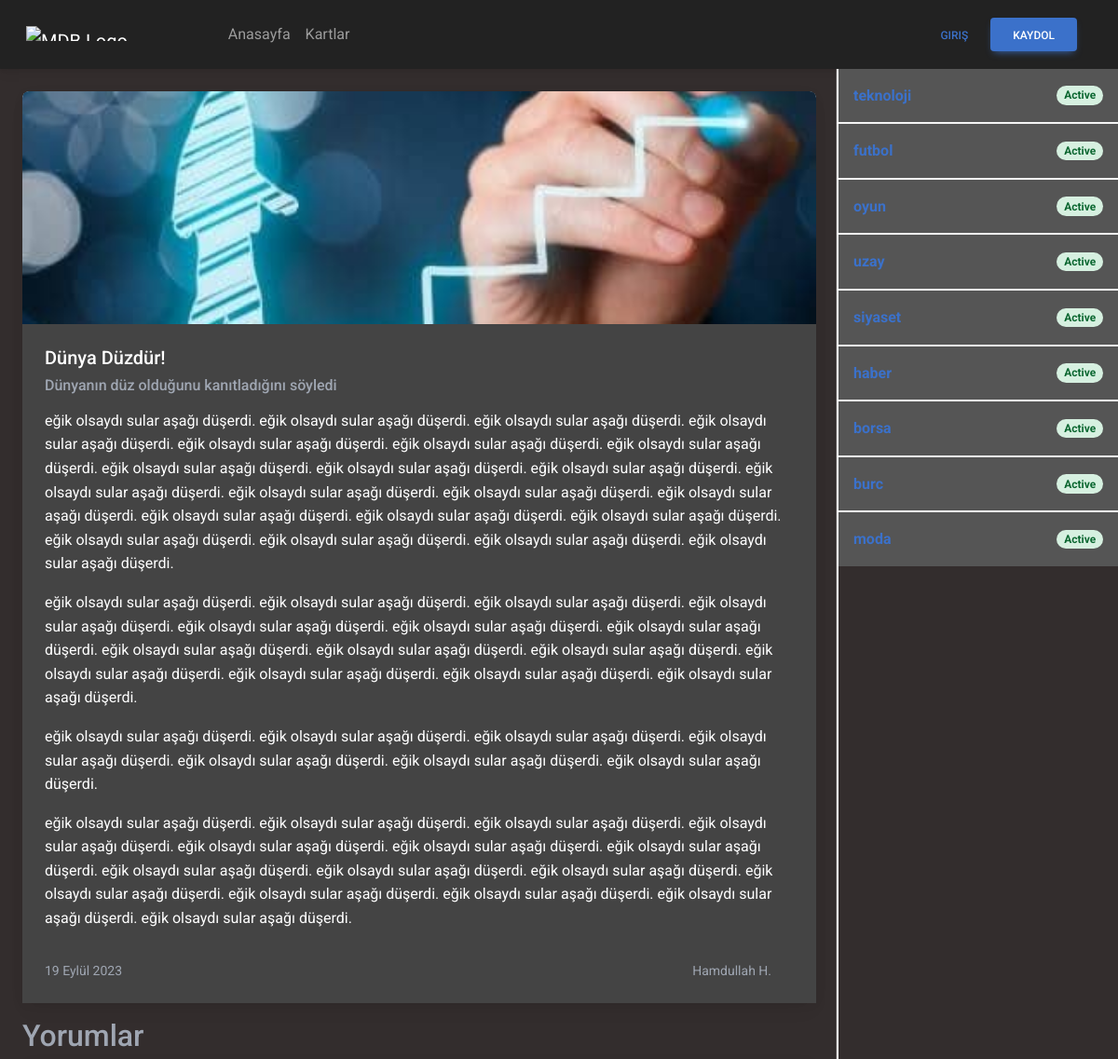
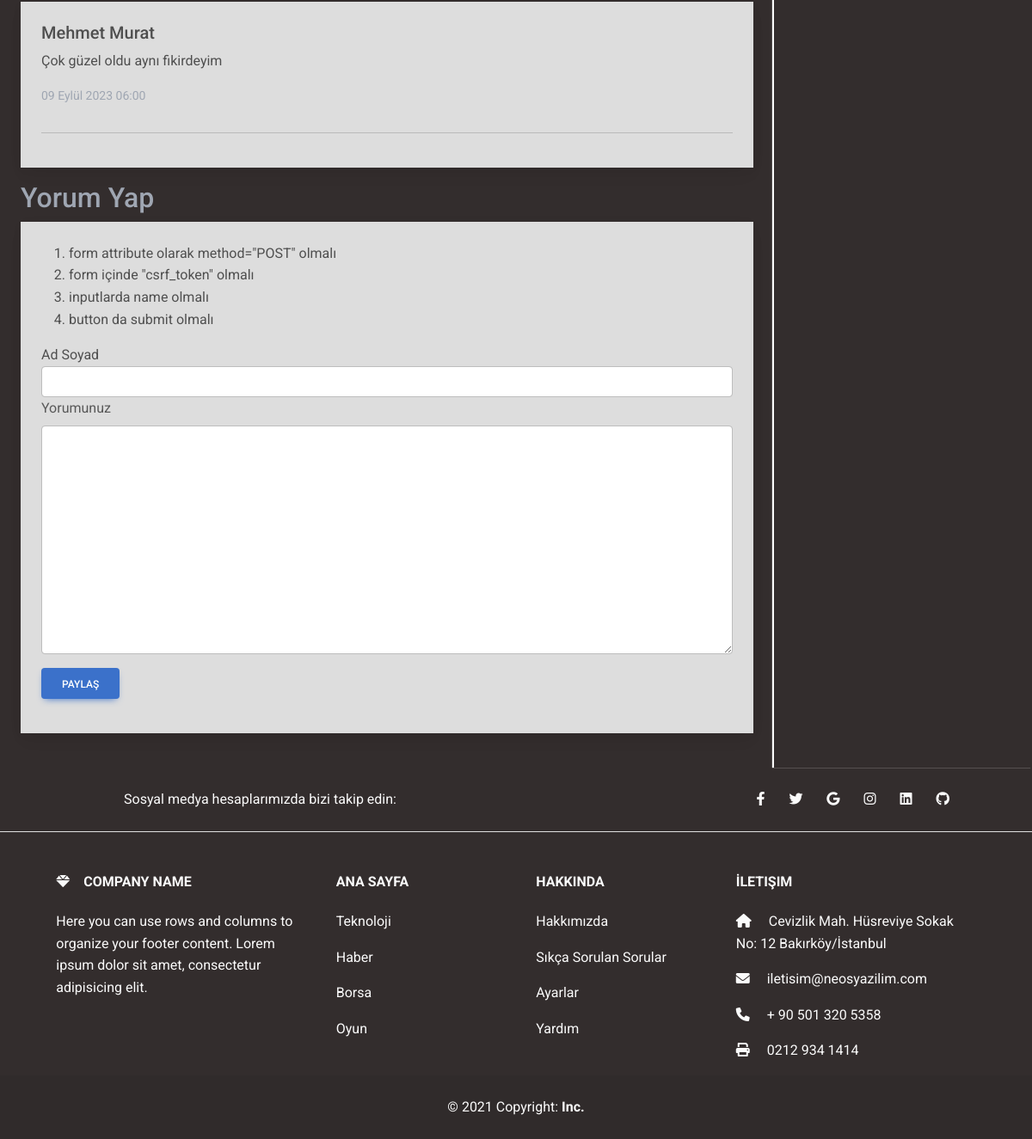
Page /Haber/1 on the committed database (2 pictures, top to bottom).
### appMy/models.py (models this page shows, shortened)
class Post(models.Model):
   category = models.ForeignKey(Category, verbose_name=("Kategori"), on_delete=models.SET_NULL, null=True)
   title = models.CharField(("Başlık"), max_length=50)
   subtitle = models.CharField(("Alt Başlık"), max_length=50)
   text = models.TextField(("İçerik"))
   date_now = models.DateField(("Tarih"), auto_now_add=True)
   author = models.CharField(("Yazar"), max_length=50)
   image = models.FileField(("Resim"), upload_to="post", max_length=100)

class Comment(models.Model):
   post = models.ForeignKey(Post, verbose_name=("Hangi posta ait"), on_delete=models.CASCADE, null=True)
   full_name = models.CharField(("Ad Soyad"), max_length=50)
   text = models.TextField(("Yorum"))
   date_now = models.DateTimeField(("Tarih - Saat"), auto_now_add=True, null=True)

class Category(models.Model):
   title = models.CharField(("Kategori Başlığı"), max_length=50)

### appMy/views.py (the view)
# urls.py: path('Haber/<pid>', detailPage),
def detailPage(request, pid): # fnksiyonlar ve sayfalar GET ile çalışırlar
   comments = Comment.objects.filter(post=pid)
   post = Post.objects.get(id=pid)
   if request.method == "POST":
      fullname = request.POST.get("fullname")
      text = request.POST.get("comment")
      comment = Comment(full_name=fullname, text=text, post=post)
      comment.save()
   context = {
      "comments": comments,
      "post": post,
      "categorys": Category.objects.all(),
   }
   return render(request, 'detail.html', context)

### appMy/templates/detail.html (shortened to what this page needs)
{% extends 'base.html' %}
{% load static %}
{% block body %}
<main>
   <div class="row">
      <div class="col-9 bg-dark p-4">
         <section class="content2">
            <div class="card mb-3 post h-100">
               <img src="{{ post.image.url }}" class="card-img-top" alt="Wild Landscape" />
               <div class="card-body d-flex flex-column justify-content-between">
                  <div>
                     <h5 class="card-title">{{ post.title }}</h5>
                     <h5 class="card-title text-secondary fs-6 mb-3">{{ post.subtitle }}</h5>
                     <p class="card-text">
                        {{ post.text|linebreaks }}
                     </p>
                  </div>
                  <p class="card-text d-flex justify-content-between pe-4 pt-3">
                     <small class="text-secondary">{{ post.date_now }}</small>
                     <small class="text-secondary">{{ post.author }}</small>
                  </p>
               </div>
            </div>
         </section>
         <section class="content3">
            <h2 class="text-secondary">Yorumlar</h2>
            <div class="card mb-3 post h-100">
               {% for i in comments %}
                  <div class="card-body d-flex flex-column justify-content-between">
                     <div>
                        <h5 class="card-title">{{ i.full_name }}</h5>
                        <p class="card-text">
                           {{ i.text }}
                        </p>
                     </div>
                     <p class="card-text d-flex justify-content-between pe-4 pt-3">
                        <small class="text-secondary">{{ i.date_now }}</small>
                     </p>
                     <hr>
                  </div>
               {% endfor %}
            </div>
            <h2 class="text-secondary">Yorum Yap</h2>
            <div class="card mb-3 post h-100">
               <div class="card-body d-flex flex-column justify-content-between">
                  <ol>
                     <li>form attribute olarak method="POST" olmalı</li>
                     <li>form içinde "csrf_token" olmalı</li>
                     <li>inputlarda name olmalı</li>
                     <li>button da submit olmalı</li>
                  </ol>
                  <form method="POST">
                     <div>
                        <label class="from-label">Ad Soyad</label>
                        <input name="fullname" type="text" class="form-control">
                     </div>
                     <div>
                        <label class="form-label">Yorumunuz</label>
                        <textarea name="comment" class="form-control" cols="30" rows="10"></textarea>
                     </div>
                     <button class="btn btn-primary my-3">Paylaş</button>
                  </form>
               </div>
            </div>
         </section>
      </div>
      <div class="col-3 bg-dark sidenav">
         <ul class="list-group list-group-light bg-dark">
            {% for i in categorys %}
            <li style="background-color: #555;"
               class="text-light list-group-item p-3 rounded-0 d-flex justify-content-between align-items-center">
               <div>
                  <a href="/Kartlar/{{ i.title }}" class="fw-bold">{{ i.title }}</a>
               </div>
               <span class="badge rounded-pill badge-success">Active</span>
            </li>
            {% endfor %}
         </ul>
      </div>
   </div>
</main>
{% endblock body %}

### appMy/static/css/style.css (style rules this page uses)
.row { width: 100%; margin: 0; }
.row>* { padding: 0; }
.sidenav { box-shadow: -2px 0px 1px 0px white; }
.post img { height: 250px; object-fit: cover; }
.content2 .card-body { background-color: #444; color: white !important; }
.content3 .card-body { background-color: #ddd; }

### rows in the picture
Post: image (picture), title "Dünya Düzdür!", subtitle "Dünyanın düz olduğunu kanıtladığını söyledi", text "eğik olsaydı sular aşağı düşerdi. eğik olsaydı sular aşağı düşerdi. eğik olsaydı sular aşağı düşerdi. eğik olsaydı sular aşağı düşerdi. eğik olsaydı sular aşağı düşerdi. eğik olsaydı sular aşağı düşerdi. eğik olsaydı sular aşağı düşerdi. eğik olsaydı sular aşağı düşerdi. eğik olsaydı sular aşağı düşerdi. eğik olsaydı sular aşağı düşerdi. eğik olsaydı sular aşağı düşerdi. eğik olsaydı sular aşağı düşerdi. eğik olsaydı sular aşağı düşerdi. eğik olsaydı sular aşağı düşerdi. eğik olsaydı sular aşağı düşerdi. eğik olsaydı sular aşağı düşerdi. eğik olsaydı sular aşağı düşerdi. eğik olsaydı sular aşağı düşerdi. eğik olsaydı sular aşağı düşerdi. eğik olsaydı sular aşağı düşerdi. eğik olsaydı sular…", date_now "19 Eylül 2023", author "Hamdullah H."
Comment: full_name "Mehmet Murat", text "Çok güzel oldu aynı fikirdeyim", date_now "09 Eylül 2023 06:00"
Category: title "teknoloji"
Category: title "futbol"
Category: title "oyun"
Category: title "uzay"
Category: title "siyaset"
Category: title "haber"
Category: title "borsa"
Category: title "burc"
Category: title "moda"
